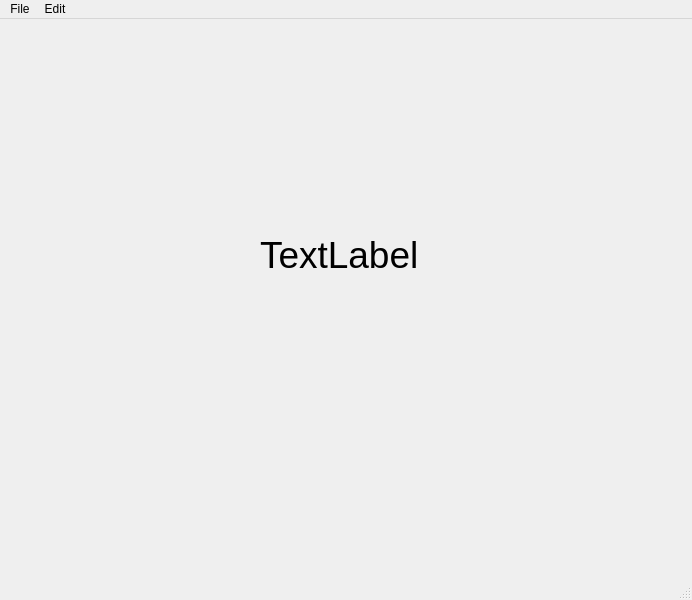
<?xml version="1.0" encoding="UTF-8"?>
<ui version="4.0">
 <class>MainWindow</class>
 <widget class="QMainWindow" name="MainWindow">
  <property name="geometry">
   <rect>
    <x>0</x>
    <y>0</y>
    <width>692</width>
    <height>600</height>
   </rect>
  </property>
  <property name="windowTitle">
   <string>MainWindow</string>
  </property>
  <widget class="QWidget" name="centralwidget">
   <widget class="QLabel" name="label">
    <property name="geometry">
     <rect>
      <x>260</x>
      <y>110</y>
      <width>241</width>
      <height>251</height>
     </rect>
    </property>
    <property name="font">
     <font>
      <pointsize>28</pointsize>
     </font>
    </property>
    <property name="text">
     <string>TextLabel</string>
    </property>
   </widget>
  </widget>
  <widget class="QMenuBar" name="menubar">
   <property name="geometry">
    <rect>
     <x>0</x>
     <y>0</y>
     <width>692</width>
     <height>21</height>
    </rect>
   </property>
   <widget class="QMenu" name="menuFile">
    <property name="title">
     <string>File</string>
    </property>
    <addaction name="actionNew"/>
    <addaction name="actionSave"/>
   </widget>
   <widget class="QMenu" name="menuEdit">
    <property name="title">
     <string>Edit</string>
    </property>
    <addaction name="actionCopy"/>
    <addaction name="actionPaste"/>
   </widget>
   <addaction name="menuFile"/>
   <addaction name="menuEdit"/>
  </widget>
  <widget class="QStatusBar" name="statusbar"/>
  <action name="actionNew">
   <property name="text">
    <string>New</string>
   </property>
   <property name="statusTip">
    <string>create a new file</string>
   </property>
   <property name="shortcut">
    <string>Ctrl+N</string>
   </property>
  </action>
  <action name="actionSave">
   <property name="text">
    <string>Save</string>
   </property>
   <property name="statusTip">
    <string>save a file</string>
   </property>
   <property name="shortcut">
    <string>Ctrl+S</string>
   </property>
  </action>
  <action name="actionCopy">
   <property name="text">
    <string>Copy</string>
   </property>
   <property name="statusTip">
    <string>copy a file</string>
   </property>
   <property name="shortcut">
    <string>Ctrl+C</string>
   </property>
  </action>
  <action name="actionPaste">
   <property name="text">
    <string>Paste</string>
   </property>
   <property name="statusTip">
    <string>paste the file</string>
   </property>
   <property name="shortcut">
    <string>Ctrl+V</string>
   </property>
  </action>
 </widget>
 <resources/>
 <connections/>
</ui>
